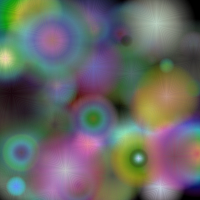
Frame 1 (no input)
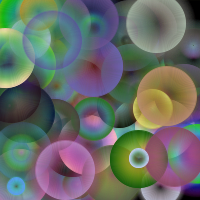
Frame 60 (the mouse pressed at the canvas centre just before this capture)
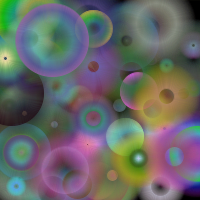
Frame 120 (the mouse held since frame 60 and released just before this capture)

The Processing sketch that drew these frames (run headless with seeded random() and noise(); from frame 60 on, the mouse is pressed at the canvas centre):

// Processing sketch: processing_128923
// ── processing_128923.pde

int count;
color current;
bloop[] bloops = new bloop[80]; 

void setup(){
  size(200,200);
  background(0);
  colorMode(HSB,100);
  count = 0;
  for(int i = 0; i < 80; i++){
      bloops[i] = new bloop(int(random(10,100)),random(0,width), random(0,height), color(random(0,100),random(0,100),random(0,100),0),color(random(0,100),random(0,100),random(0,100)));
  }
}

void draw(){
  fill(0,0,0,50);
  rect(0,0,width,height);
  for(bloop a :bloops){
    a.draw();
  }
 }


class bloop{
  private float x, y;
  private color col, alph;
  private boolean in;
  private int rad, frame;
  
  public bloop(int rad, float x, float y, color col, color alph){
    this.in = false;
    this.frame = 1;
    this.rad = rad;
    this.x = x;
    this.y = y;
    this.col = col;
    this.alph = alph;
  }
  
  public void erase(){
    fill(0,0,0);
    ellipse(this.x, this.y, this.rad, this.rad);
  }
  
  public void draw(){
    for(float i = 0; i < this.rad; i++){
      if( i < this.frame){
      current = lerpColor(this.col, this.alph, i/this.rad);
      }
      else{
        current = lerpColor(this.alph, this.col, i/this.rad);
      }
      noFill();
      stroke(current);
      ellipse(x,y,i,i);
    }
    if(this.in){
      this.frame--;
    }
    else{
      this.frame++;
    }
    if(this.frame==this.rad || this.frame==0){
        this.in = !this.in;
    }  
   }
}
